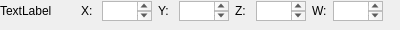
<?xml version="1.0" encoding="UTF-8"?>
<ui version="4.0">
 <class>VectorForm</class>
 <widget class="QWidget" name="VectorForm">
  <property name="geometry">
   <rect>
    <x>0</x>
    <y>0</y>
    <width>400</width>
    <height>30</height>
   </rect>
  </property>
  <property name="sizePolicy">
   <sizepolicy hsizetype="Maximum" vsizetype="Fixed">
    <horstretch>0</horstretch>
    <verstretch>0</verstretch>
   </sizepolicy>
  </property>
  <property name="minimumSize">
   <size>
    <width>0</width>
    <height>30</height>
   </size>
  </property>
  <property name="windowTitle">
   <string>Form</string>
  </property>
  <widget class="QWidget" name="horizontalLayoutWidget">
   <property name="geometry">
    <rect>
     <x>0</x>
     <y>0</y>
     <width>451</width>
     <height>22</height>
    </rect>
   </property>
   <layout class="QHBoxLayout" name="horivec">
    <property name="sizeConstraint">
     <enum>QLayout::SetDefaultConstraint</enum>
    </property>
    <item>
     <widget class="QLabel" name="name">
      <property name="sizePolicy">
       <sizepolicy hsizetype="Fixed" vsizetype="Preferred">
        <horstretch>0</horstretch>
        <verstretch>0</verstretch>
       </sizepolicy>
      </property>
      <property name="minimumSize">
       <size>
        <width>75</width>
        <height>0</height>
       </size>
      </property>
      <property name="text">
       <string>TextLabel</string>
      </property>
     </widget>
    </item>
    <item>
     <widget class="QLabel" name="xLabel">
      <property name="sizePolicy">
       <sizepolicy hsizetype="Fixed" vsizetype="Preferred">
        <horstretch>0</horstretch>
        <verstretch>0</verstretch>
       </sizepolicy>
      </property>
      <property name="minimumSize">
       <size>
        <width>15</width>
        <height>0</height>
       </size>
      </property>
      <property name="text">
       <string>X:</string>
      </property>
     </widget>
    </item>
    <item>
     <widget class="OneLineTextEdit" name="x">
      <property name="maximumSize">
       <size>
        <width>50</width>
        <height>20</height>
       </size>
      </property>
     </widget>
    </item>
    <item>
     <widget class="QLabel" name="yLabel">
      <property name="sizePolicy">
       <sizepolicy hsizetype="Fixed" vsizetype="Preferred">
        <horstretch>0</horstretch>
        <verstretch>0</verstretch>
       </sizepolicy>
      </property>
      <property name="minimumSize">
       <size>
        <width>15</width>
        <height>0</height>
       </size>
      </property>
      <property name="text">
       <string>Y:</string>
      </property>
     </widget>
    </item>
    <item>
     <widget class="OneLineTextEdit" name="y">
      <property name="maximumSize">
       <size>
        <width>50</width>
        <height>20</height>
       </size>
      </property>
     </widget>
    </item>
    <item>
     <widget class="QLabel" name="zLabel">
      <property name="sizePolicy">
       <sizepolicy hsizetype="Fixed" vsizetype="Preferred">
        <horstretch>0</horstretch>
        <verstretch>0</verstretch>
       </sizepolicy>
      </property>
      <property name="minimumSize">
       <size>
        <width>15</width>
        <height>0</height>
       </size>
      </property>
      <property name="text">
       <string>Z:</string>
      </property>
     </widget>
    </item>
    <item>
     <widget class="OneLineTextEdit" name="z">
      <property name="maximumSize">
       <size>
        <width>50</width>
        <height>20</height>
       </size>
      </property>
     </widget>
    </item>
    <item>
     <widget class="QLabel" name="aLabel">
      <property name="minimumSize">
       <size>
        <width>15</width>
        <height>0</height>
       </size>
      </property>
      <property name="text">
       <string>W:</string>
      </property>
     </widget>
    </item>
    <item>
     <widget class="OneLineTextEdit" name="a">
      <property name="maximumSize">
       <size>
        <width>50</width>
        <height>20</height>
       </size>
      </property>
     </widget>
    </item>
    <item>
     <spacer name="horizontalSpacer">
      <property name="orientation">
       <enum>Qt::Horizontal</enum>
      </property>
      <property name="sizeHint" stdset="0">
       <size>
        <width>40</width>
        <height>20</height>
       </size>
      </property>
     </spacer>
    </item>
   </layout>
  </widget>
 </widget>
 <customwidgets>
  <customwidget>
   <class>OneLineTextEdit</class>
   <extends>QPlainTextEdit</extends>
   <header>onelinetextedit.h</header>
  </customwidget>
 </customwidgets>
 <resources/>
 <connections/>
</ui>
